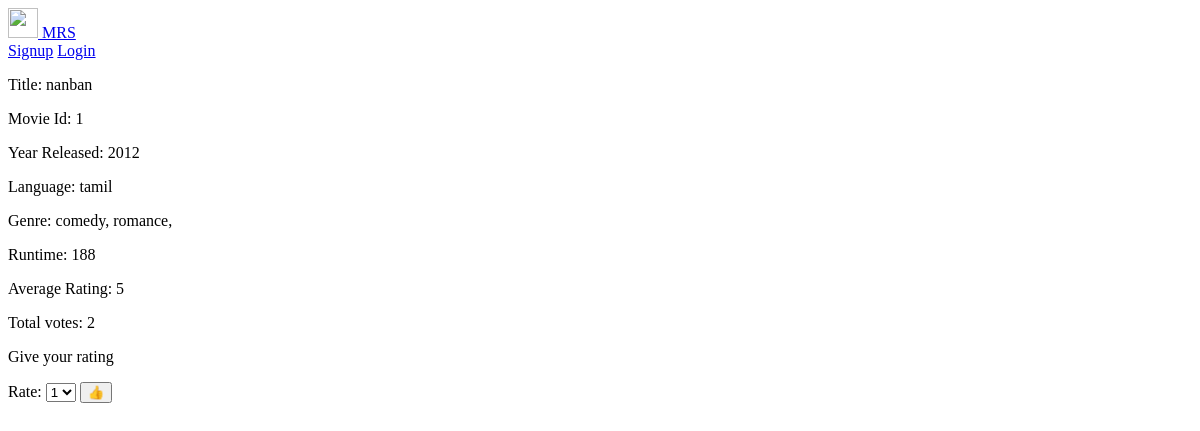
/movie/1, run on an earlier commit of the app's database.
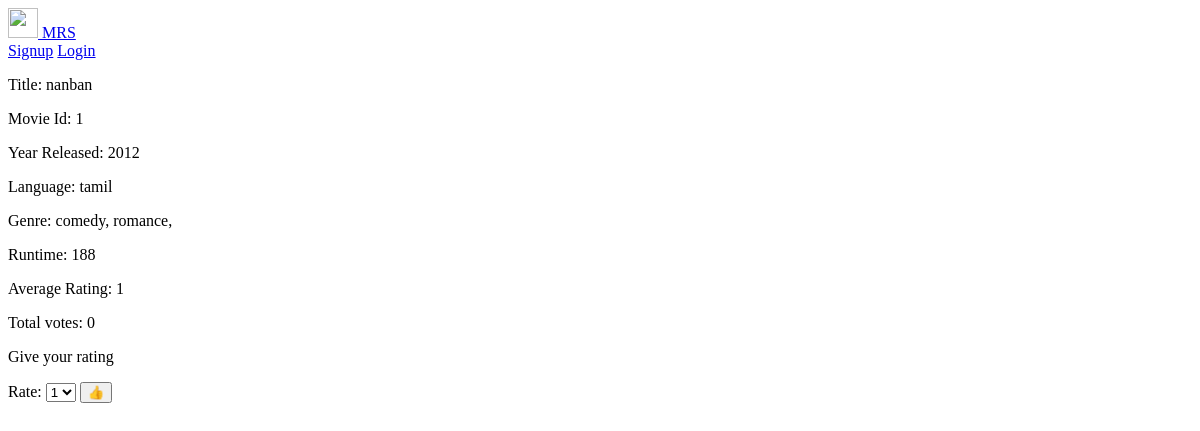
And on a later commit of the database.
### mrs/models.py (models this page shows, shortened)
class Movie(models.Model):
    title = models.CharField(max_length=50)
    language = models.CharField(max_length=50)
    year = models.PositiveIntegerField(default=None)
    month_choices = (
        (1, "Jan"),
        (2, "Feb"),
        (3, "Mar"),
        (4, "Apr"),
        (5, "May"),
        (6, "June"),
        (7, "July"),
        (8, "Aug"),
        (9, "Sep"),
        (10, "Oct"),
        (11, "Nov"),
        (12, "Dec"),
    )
    mth = models.IntegerField(choices=month_choices, blank=False)
    runtime = models.PositiveIntegerField(blank=False)
    avg_rate = models.IntegerField(blank=True, default=1)
    no_votes = models.PositiveIntegerField(blank=True, default=0)
    genres = models.ManyToManyField(Genre, blank=True, related_name="genres")

class Genre(models.Model):
    genre = models.CharField(blank=False, max_length=30)
    def __str__(self):
        return self.genre

### mrs/views.py (the view, shortened to what this page needs)
# urls.py: path('movie/<int:movie_pk>', views.watch_movie, name="watch_movie"),
def watch_movie(request, movie_pk):
    movie = get_object_or_404(Movie, pk=movie_pk)
    rate = None
    try:
        rating = Rating.objects.get(movie_id = movie_pk, user_id = request.user)
        rate = rating.rate
    except:
        rate = None
    if request.method == 'GET':
        return render(request, 'mrs/watch_movie.html', {
            "movie": movie,
            "rating": rate
        })

### mrs/templates/mrs/watch_movie.html (shortened to what this page needs)
{% extends "mrs/base.html" %}
{% block content %}
<p>Title: {{movie.title}}</p>
<p>Movie Id: {{movie.id}}</p>
<p>Year Released: {{movie.year}}</p>
<p>Language: {{movie.language}}</p>
<p>Genre:
{% for j in movie.genres.all %}
{{j}},
{% endfor %}
</p>
<p>Runtime: {{movie.runtime}}</p>
<p>Average Rating: {{ movie.avg_rate }}</p>
<p>Total votes: {{movie.no_votes}}</p>
{% if user.is_authenticated %}
    {% if rating == None %}
        <p>Give your rating</p>
        <form action = "{% url 'watch_movie' movie.id %}" method = "POST">
            {% csrf_token %}
            <label>Rate: </label>
            <select name="rate" id="rate">
                <option value="1">1</option>
                <option value="2">2</option>
                <option value="3">3</option>
                <option value="4">4</option>
                <option value="5">5</option>
            </select>
            <input type="submit" value="👍">
        </form>
    {% else %}
        <h4>You rated: {{rating}}/5</h4>
    {% endif %}
{% else %}
    <p>Give your rating</p>
    <form action = "{% url 'watch_movie' movie.id %}" method = "POST">
        <label>Rate: </label>
        <select name="rate" id="rate">
            <option value="1">1</option>
        </select>
        <input type="submit" value="👍">
    </form>
{% endif %}
{% endblock %}

### mrs/templates/mrs/base.html (shortened to what this page needs)
{% load static %}
<!DOCTYPE html>
<head>
</head>
<body>
    <a class="navbar-brand" href="{% url 'home' %}">
        <img src="{% static 'todo/todo_icon.png' %}" width="30" height="30" class="d-inline-block align-top" alt=""> <span> MRS</span>
    </a>
    {%if user.is_authenticated %}
    Hi {{user.username}}
    <form action="{% url 'logoutuser' %}" method="POST" class="form-inline my-2 my-lg-0">
        {% csrf_token %}
        <button class="btn btn-secondary my-2 my-sm-0" type="submit">Logout</button>
    </form>
    {% else %}
    <br>
    <a class="nav-link" href="{% url 'signupuser' %}">Signup</a>
    <a class="nav-link" href="{% url 'loginuser' %}">Login</a>
    {% endif %}
    {% block content %}
    {% endblock %}
</body>
</html>

What changed in the data, as far as the page shows it:
changed Movie "nanban": avg_rate "5" → "1"; no_votes "2" → "0"
